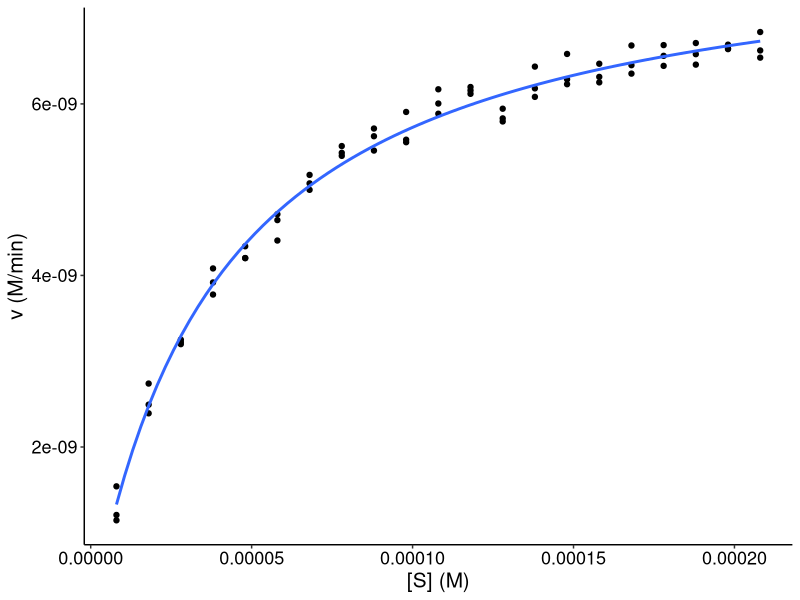

Generate this figure with R:

# Linear regression analysis to enzyme kinetics ------------------------------

# Packages 
if (!"ggplot2" %in% .packages()) library(ggplot2)
if (!"dplyr" %in% .packages()) library(dplyr)

# 1 Import data -----------------------------------------------------------
kinetic_data <- read.csv("data/kinetic_data.csv")

# 2 Fitting non linear model -------------------------------------------------
model_nls <- nls(
  v ~ (Vmax * S)/(Km + S), 
  data = kinetic_data, 
  start = c(Vmax = 0.01, Km = 0)
)

# 3.1 Model summary
model_sum <- summary(model_nls)

# 4 Kinetic report -------------------------------------------------
enz <- 4.5e-8

coeffs_nls <- unname(coef(model_nls))
kcat <- coeffs_nls[1]/enz
kcat_km <- kcat / coeffs_nls[2]

kin_report <- data.frame(
  Vmax = coeffs_nls[1], Km = coeffs_nls[2], Enz = enz, kcat, kcat_km
  )

# 5 Plot for transformed data and linear model -------------------------------

model_plot <- ggplot(kinetic_data, aes(S, v)) +
  geom_point() +
  geom_smooth(method = "nls", se = FALSE, formula = y ~ a*x/(b+x),
              method.args = list(start = c(a = 0.01, b = 0))) +
  xlab("[S] (M)") +
  ylab("v (M/min)") +
  theme_classic() +
  theme(
    axis.text.x = element_text(color = "black", size = 13),
    axis.text.y = element_text(color = "black", size = 13),
    axis.title = element_text(color = "black", size = 15)
  )

# 6 Save results --------------------------------------------------------

# 6.2 Model summary
capture.output(file = "data/model_summary_nls.txt", model_sum)

# 6.3 Kinetic report
write.csv(kin_report, "data/kinetic_report_nls.csv")

# 6.4 Plot
ggsave("graphs/kinetic_plot_nls.jpeg", model_plot)
